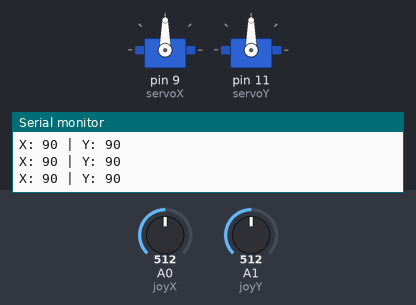
The sketch below on a simulated Arduino Uno, built with avr-gcc and run on an emulated ATmega328P. Parts: 2 × servo, the last lines printed to the serial monitor. Inputs (shaded band) come from the test bench; at power-on: A0 (joyX) = 512, A1 (joyY) = 512.

Above: at 1.2 s.
1.3 s: A0 (joyX) set to 552
At 1.7 s:
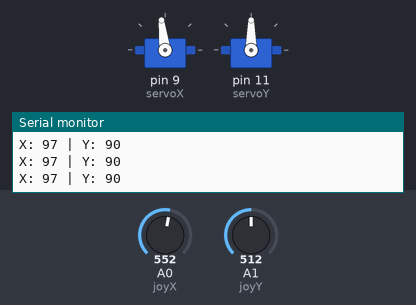
4.3 s: A0 (joyX) set to 583
At 5.1 s:
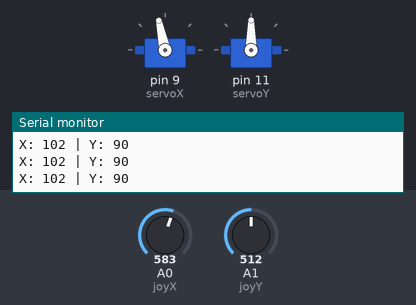
5.8 s: A1 (joyY) set to 62
At 6.1 s:
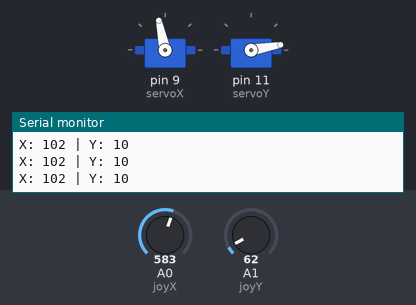
7.3 s: A1 (joyY) set to 53
At 8.3 s:
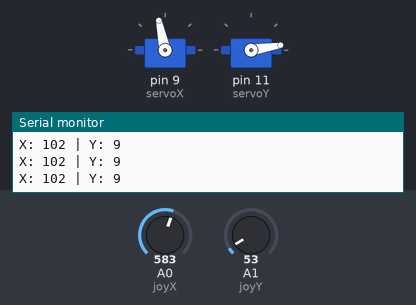
8.8 s: A1 (joyY) set to 122
At 9.5 s:
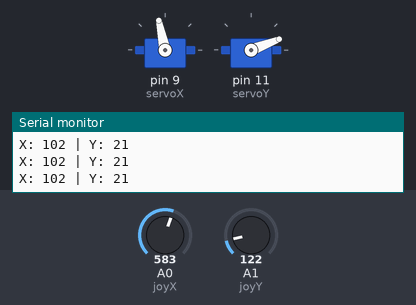
10.3 s: A0 (joyX) set to 511
At 11.1 s:
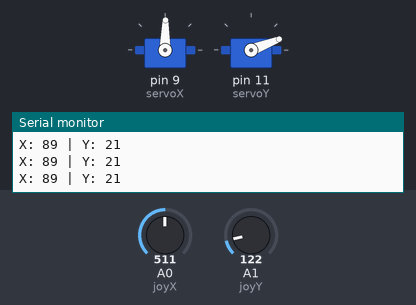
Timing chart, 0 to 12.8 s (numbered marks = the images above; inputs shaded):
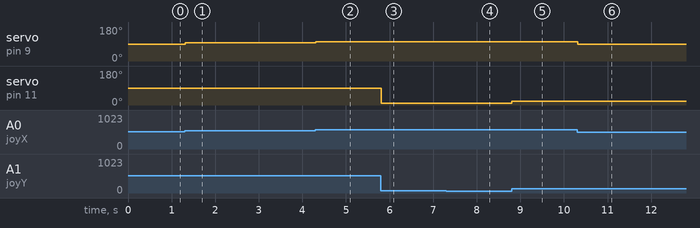

The sketch:

sketch_oct7d.ino
```cpp
#include <Servo.h>

Servo servoX;  // Create servo object for X-axis
Servo servoY;  // Create servo object for Y-axis

// Joystick input pins
const int joyX = A0;  // Joystick X-axis
const int joyY = A1;  // Joystick Y-axis

void setup() {
  servoX.attach(9);  // Attach the X-axis servo to pin 9
  servoY.attach(11); // Attach the Y-axis servo to pin 10

  Serial.begin(9600); // Start serial communication for debugging
}

void loop() {
  // Read joystick values
  int xValue = analogRead(joyX); // Read the X-axis value
  int yValue = analogRead(joyY); // Read the Y-axis value

  // Map joystick values (0-1023) to servo angles (0-180)
  int servoXAngle = map(xValue, 0, 1023, 0, 180);
  int servoYAngle = map(yValue, 0, 1023, 0, 180);

  // Set servo positions
  servoX.write(servoXAngle);
  servoY.write(servoYAngle);

  // Debugging output
  Serial.print("X: ");
  Serial.print(servoXAngle);
  Serial.print(" | Y: ");
  Serial.println(servoYAngle);

  delay(15); // Wait for the servos to reach the position
}
```

Measured:
- after the input at 1.3 s, servo on pin 9 (servoX): 90° → 97° at once
- after the input at 4.3 s, servo on pin 9 (servoX): 97° → 102° at once
- after the input at 5.8 s, servo on pin 11 (servoY): 90° → 10° at once
- after the input at 7.3 s, servo on pin 11 (servoY): 10° → 9° at once
- after the input at 8.8 s, servo on pin 11 (servoY): 9° → 21° at once
- after the input at 10.3 s, servo on pin 9 (servoX): 102° → 89° at once
